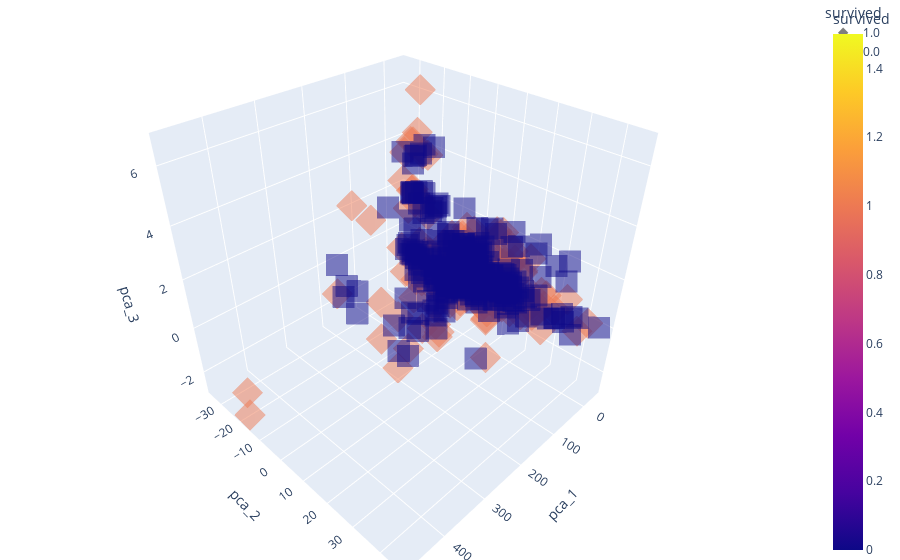

The notebook cell this image was saved under:
### Code cell
import plotly.express as px

pca_pd = get_pd_from_pca(pca_data, 3)
pca_pd['survived'] = y_train

fig = px.scatter_3d(pca_pd, 
                    x='pca_1', y='pca_2', z='pca_3',
                    color='survived', symbol='survived',
                    opacity=0.5)
fig.update_layout(margin=dict(l=0, r=0, b=0, t=0))
fig.show()

### Figure 1 — Plotly figure (JSON) as saved in the notebook; plotly's stock layout.template omitted (floating-point values rounded to 4 significant figures; data arrays with more than 128 entries replaced by an {"elided": "..."} marker saying what was removed)
{"data": [{"hovertemplate": "survived=%{marker.color}<br>pca_1=%{x}<br>pca_2=%{y}<br>pca_3=%{z}<extra></extra>", "legendgroup": "1.0", "marker": {"color": {"elided": "277 int values"}, "coloraxis": "coloraxis", "opacity": 0.5, "symbol": "diamond"}, "mode": "markers", "name": "1.0", "scene": "scene", "showlegend": true, "type": "scatter3d", "x": {"elided": "277 float values"}, "y": {"elided": "277 float values"}, "z": {"elided": "277 float values"}}, {"hovertemplate": "survived=%{marker.color}<br>pca_1=%{x}<br>pca_2=%{y}<br>pca_3=%{z}<extra></extra>", "legendgroup": "0.0", "marker": {"color": {"elided": "324 int values"}, "coloraxis": "coloraxis", "opacity": 0.5, "symbol": "square"}, "mode": "markers", "name": "0.0", "scene": "scene", "showlegend": true, "type": "scatter3d", "x": {"elided": "324 float values"}, "y": {"elided": "324 float values"}, "z": {"elided": "324 float values"}}], "layout": {"coloraxis": {"colorbar": {"title": {"text": "survived"}}, "colorscale": [[0, "#0d0887"], [0.1111, "#46039f"], [0.2222, "#7201a8"], [0.3333, "#9c179e"], [0.4444, "#bd3786"], [0.5556, "#d8576b"], [0.6667, "#ed7953"], [0.7778, "#fb9f3a"], [0.8889, "#fdca26"], [1, "#f0f921"]]}, "legend": {"title": {"text": "survived"}, "tracegroupgap": 0}, "margin": {"b": 0, "l": 0, "r": 0, "t": 0}, "scene": {"domain": {"x": [0, 1], "y": [0, 1]}, "xaxis": {"title": {"text": "pca_1"}}, "yaxis": {"title": {"text": "pca_2"}}, "zaxis": {"title": {"text": "pca_3"}}}}}
